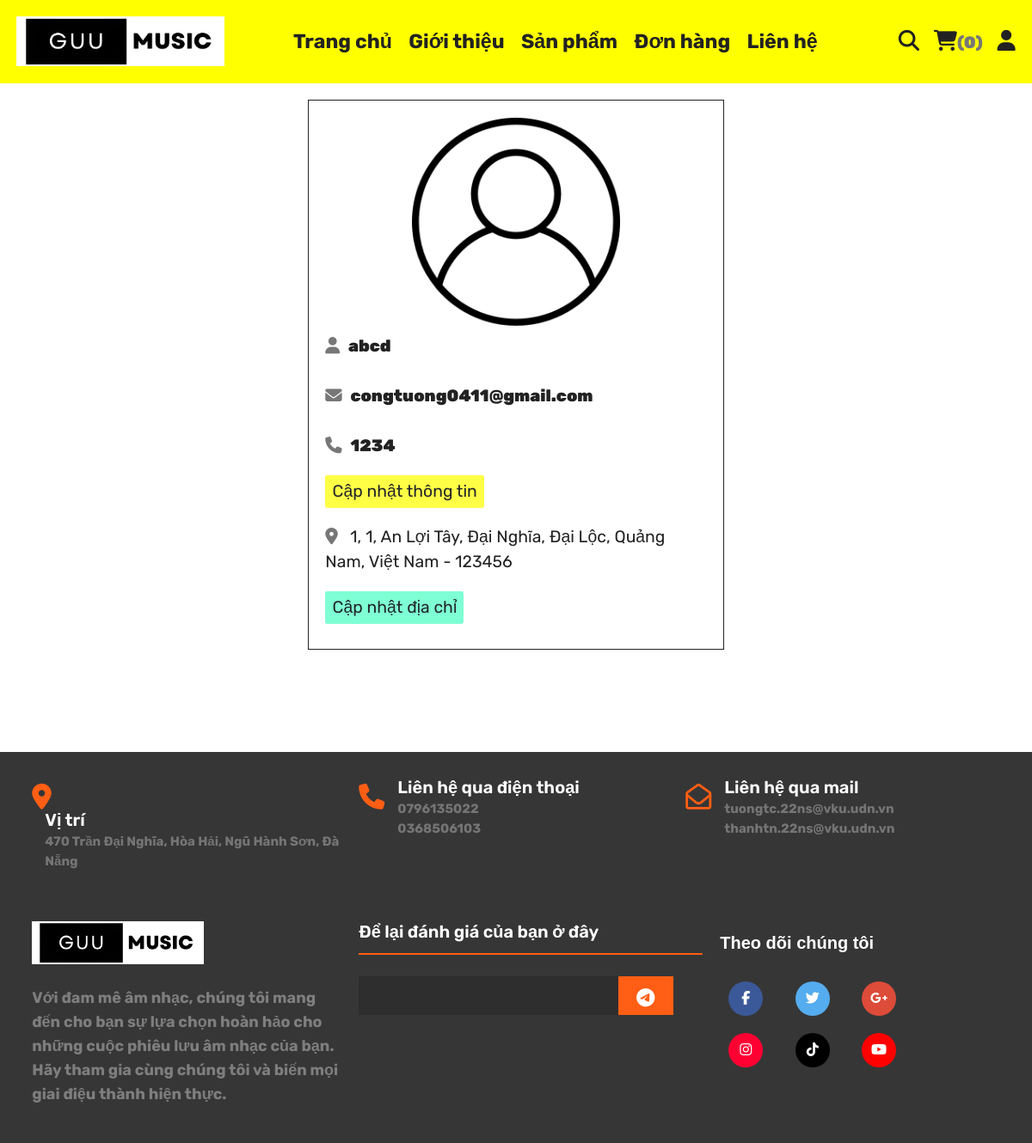
The app's page /profile.php (signed in) with its own data.
### tables this page shows
CREATE TABLE `users` (
  `id` int(100) NOT NULL,
  `name` varchar(100) NOT NULL,
  `email` varchar(100) NOT NULL,
  `number` varchar(10) NOT NULL,
  `password` varchar(50) NOT NULL,
  `address` varchar(500) NOT NULL,
  `create_date` timestamp NOT NULL DEFAULT current_timestamp()
);

### profile.php (the view, shortened to what this page needs)
<?php
    include './components/connect.php';
?>
<!DOCTYPE html>
<html lang="en">
<head>
    <link rel="stylesheet" href="https://cdnjs.cloudflare.com/ajax/libs/font-awesome/6.4.2/css/all.min.css" />
    <link rel="stylesheet" href="./css/style.css?v= <?php echo time(); ?>">
</head>
<body>
    <?php include './components/user_header.php'; ?>
    <section class="user-profile">
        <div class="box">
            <img src="./img/user-icon.png" alt="">
            <p><i class="fas fa-user"><span><?= $fetch_profile['name'];?></span></i></p>
            <p><i class="fas fa-envelope"><span><?= $fetch_profile['email'];?></span></i></p>
            <p><i class="fas fa-phone"><span><?= $fetch_profile['number'];?></span></i></p>
            <a href="update_profile.php" class="btn" style="margin-bottom: 1rem; background-color:#FFFF46; font-size: 2em;"> Cập nhật thông tin</a>
            <p>
                <i class="fas fa-map-marker-alt"></i>
                <span>
                    <?php if($fetch_profile['address'] == ''){
                                echo 'Vui lòng nhập địa chỉ của bạn!';
                            }else{
                                echo $fetch_profile['address'];
                            }
                    ?>
                </span>
            </p>
            <a href="update_address.php" class="btn" style="margin-bottom: 1rem; background-color:aquamarine; font-size: 2em;">Cập nhật địa chỉ</a>
        </div>
    </section>
    <?php include './components/footer.php'; ?>
</body>
</html>

### css/style.css (style rules this page uses)
:root { --yellow:#fed330; --red:#e74c3c; --white:#fff; --black:#222; --light-color:#777; --border: .2rem solid var(--black); }
* { font-family: 'Rubik', sans-serif; margin: 0; padding: 0; box-sizing: border-box; outline: none; border: none; text-decoration: none; }
html { font-size: 60.5%; overflow-x: hidden; scroll-behavior: smooth; scroll-padding-top:7rem; }
section { margin: 0 auto; max-width: 1200px; padding: 2rem; }
.user-profile .box { border: var(--border); padding: 2rem; max-width: 50rem; margin: 0 auto; }
.user-profile .box img { width: 100%; height: 25rem; object-fit: contain; }
.user-profile .box p { padding: 1rem 0; line-height: 1.5; font-size: 2rem; }
.user-profile .box p i { color: var(--light-color); }
.user-profile .box p span { margin: 1rem; color: var(--black); }
*, *::before, *::after { box-sizing: border-box; }

### records on screen
users: name "abcd", email "congtuong0411@gmail.com", number "1234", address "1, 1, An Lợi Tây, Đại Nghĩa, Đại Lộc, Quảng Nam, Việt Nam - 123456"

### other values on screen
$total_user_cart_items "0"
